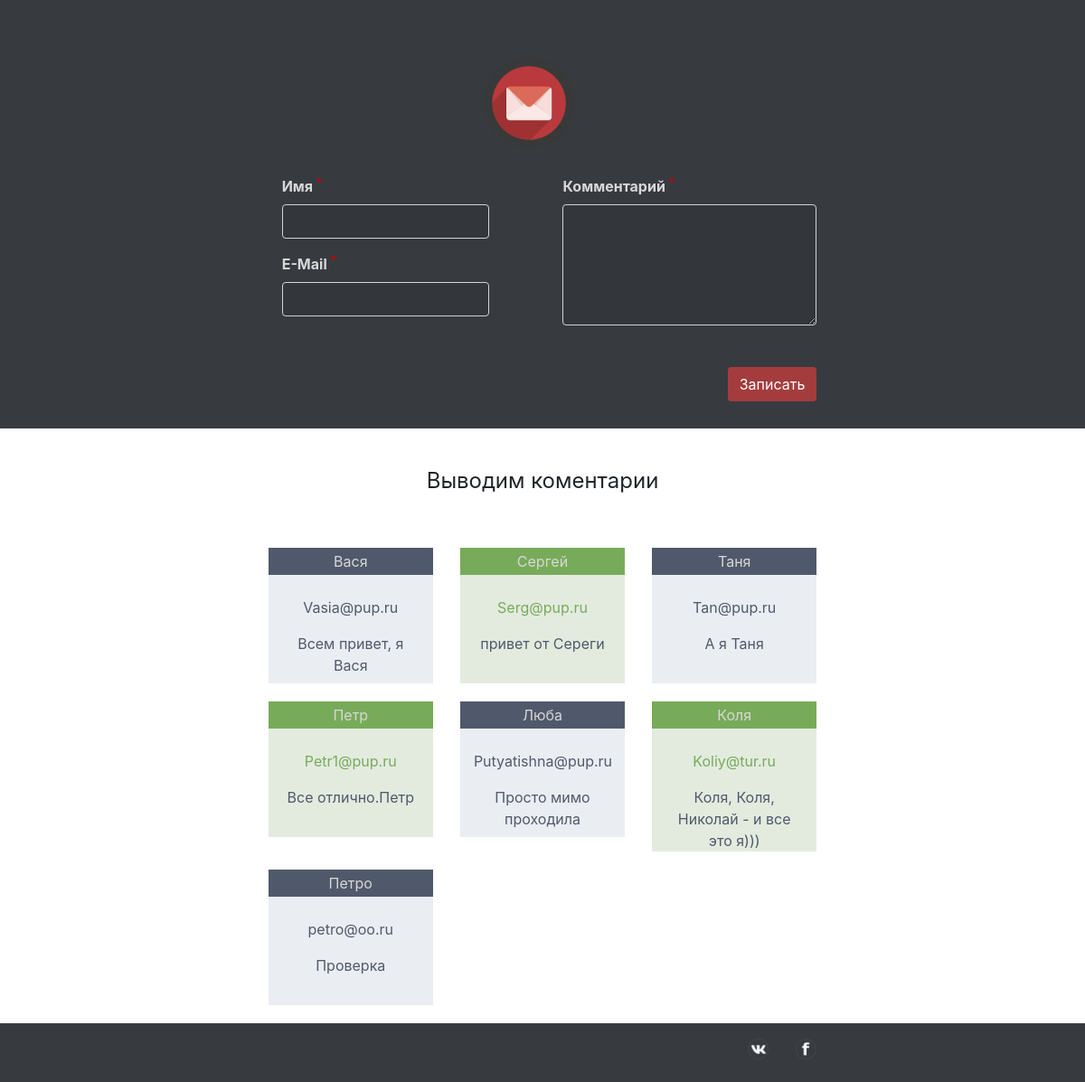
The page / on the database its author committed.
### tables this page shows
CREATE TABLE `table_comments` (
  `id` int(11) NOT NULL,
  `name_user` varchar(50) DEFAULT NULL,
  `email` varchar(50) DEFAULT NULL,
  `coment` varchar(200) DEFAULT NULL
);

### www/php/template-box-comment.php (the view)
<?php
if ($id % 2 == 1) {
    ?>
    <div class="col-12 col-sm-6 col-md-4">
        <div class="col-12  comment-title comment-title-bg-1">
            <p><?php echo $name ?></p>>
        </div>
        <div class="col-12 comment-body comment-body-bg-1">
            <br/>
            <p class=""><?php echo $email ?></p>
            <p class=""><?php echo $comment ?></p>
        </div>
    </div>
    <?php
} else {
    ?>
    <div class="col-12 col-sm-6 col-md-4">
        <div class="col-12  comment-title comment-title-bg-2">
            <p><?php echo $name ?></p>>
        </div>
        <div class="col-12 comment-body comment-body-bg-2">
            <br/>
            <p class="mail-color"><?php echo $email ?></p>
            <p class=""><?php echo $comment ?></p>
        </div>
    </div>
    <?php
}
?>

### www/index.php (shortened to what this page needs)
<!DOCTYPE html>
<html lang="ru">
<head>
    <link rel="stylesheet" href="https://maxcdn.bootstrapcdn.com/bootstrap/4.0.0-beta/css/bootstrap.min.css"
>
    <link rel="stylesheet" href="css/style.css">
</head>
<body>
<?php include 'top.php' ?>
<?php include 'forms.php' ?>
<?php include 'comments.php' ?>
<?php include 'footer.php' ?>
</body>
</html>

### www/top.php
<div class="container-fluid cont-bg">
    <div class="row hed-fut-padding">
        <div class="col-0 col-sm-2"></div>
        <div class="col">
            <div class="row">
                <div class="col-3 wrap-images">
                    <a href="/"><img src="img/logo.png" alt=""></a>
                </div>
            </div>
        </div>
        <div class="col-0 col-sm-2"></div>
    </div>
</div>

### www/forms.php (shortened to what this page needs)
<div class="container-fluid cont-bg">
    <div class="row">
        <div class="col-0 col-sm-2"></div>
        <div class="col">
            <div class="row">
                <div class="col"></div>
                <div class="col-4 col-sm-3 wrap-images-form">
                    <img src="img/contact-icon.png" alt="">
                </div>
                <div class="col"></div>
            </div>
            <form action="php/submit_forms.php"
                  method="POST"
                  id="form-comments"
                  class="text-forms">
                <div class="row">
                    <div class="col-12 col-sm-5">
                        <div class="row">
                            <div class="form-group text-forms">
                                <label for="FieldName">Имя <sup class="stars">*</sup></label>
                                <input type="text" name="name" class="form-control cont-form-bg" id="FieldName" placeholder="">
                            </div>
                        </div>
                        <div class="row">
                            <div class="form-group">
                                <label for="FieldEmail">E-Mail <sup class="stars">*</sup></label>
                                <input type="email" name="email" class="form-control cont-form-bg" id="FieldEmail" placeholder="">
                            </div>
                        </div>
                    </div>
                    <div class="col-1"></div>
                    <div class="col-12 col-sm-6">
                        <fieldset class="form-group">
                            <label for="FieldTextArea">Комментарий <sup class="stars">*</sup></label>
                            <textarea type="text" name="comment" id="FieldTextArea" class="form-control cont-form-bg"  rows="5"></textarea>
                        </fieldset>
                    </div>
                </div>
            </form>
            <div class="row row-btn">
                <div class="col text-right">
                    <button name="btn-form" onclick="call()" class="btn form-btn-color ">Записать</button>
                </div>
            </div>
        </div>
        <div class="col-0 col-sm-2"></div>
    </div>
</div>

### www/comments.php
<div class="container-fluid ">
    <div class="row">
        <div class="col-12 comments-header">
            <p>Выводим коментарии</p>
        </div>
    </div>
    <div class="row ">
        <div class="col-0 col-sm-2"></div>
        <div class="col">
            <div class="row">
                <?php include $_SERVER['DOCUMENT_ROOT'] . '/php/comments-print.php'; ?>
                <div class="col-12 col-sm-6 col-md-4" id="result_add_comments"></div>
            </div>
        </div>
        <div class=" col-0 col-sm-2"></div>
    </div>
</div>

### www/php/comments-print.php (shortened to what this page needs)
<?php
require $_SERVER['DOCUMENT_ROOT'] . '/php/bd-connect.php';
$requestSQL = 'SELECT * FROM `table_comments`';
$result = mysqli_query($link, $requestSQL) or die("Ошибка " . mysqli_error($link));
$rows = mysqli_num_rows($result);
for ($i = 0; $i < $rows; $i++) {
    $row = mysqli_fetch_row($result);
    $id = $i+1;
    $name = $row[1];
    $email = $row[2];
    $comment = $row[3];
    include $_SERVER['DOCUMENT_ROOT'] . '/php/template-box-comment.php';
}
?>

### www/footer.php
<footer>
    <div class="container-fluid cont-bg">
        <div class="row hed-fut-padding">
            <div class="col-0 col-sm-2 "></div>
            <div class="col">
                <div class="row">
                    <div class="col-3 wrap-images">
                        <a href="/"><img src="img/logo_foot.png" alt=""></a>
                    </div>
                    <div class="col"></div>
                    <div class="col-1  wrap-images-soc text-right">
                        <a href="https://vk.com/"><img src="img/soc-vk.png" alt=""></a>
                    </div>
                    <div class="col-1  wrap-images-soc text-right">
                        <a href="https://ru-ru.facebook.com/"><img src="img/soc-fb.png" alt=""></a>
                    </div>
                </div>
            </div>
            <div class="col-0 col-sm-2 "></div>
        </div>
    </div>
</footer>

### www/css/style.css (style rules this page uses)
.cont-bg { background-color: rgba(45, 49, 54, 0.95); }
.container-fluid .row { max-width: 1000px; margin: 0 auto; }
.hed-fut-padding { padding-top: 15px; padding-bottom: 25px; }
.wrap-images-soc img { width: 100%; height: auto; min-width: 20px; max-width: 100px; }
.cont-form-bg, .cont-form-bg:focus { background-color: rgba(51, 54, 58, 0.95); }
form { padding-top: 30px; padding-left: 15px; }
.form-btn-color { color: #fff; background-color: #a43c3d; }
.form-group .form-control { color: #d7d7d7; }
.row-btn { padding-top: 30px; padding-bottom: 30px; }
.stars { color: #ca0004; }
.text-forms { color: #d7d7d7; font-weight: bold; }
.wrap-images-form img { width: 100%; height: auto; min-width: 20px; max-width: 100px; }
.comments-header { margin: 40px 0; text-align: center; font-size: x-large; }
.comment-title { height: 30px; line-height: 30px; text-align: center; color: #d7d7d7; }
.comment-title-bg-1 { background-color: #50596b; }
.comment-title-bg-2 { background-color: #78ab59; }
.comment-body { margin-bottom: 20px; min-height: 120px; text-align: center; color: #50596b; }
.comment-body-bg-1 { background-color: #eaedf2; }
.comment-body-bg-2 { background-color: #e3ebdf; }
.mail-color { color: #78ab59; }

### rows shown on the page
table_comments: name_user "Вася", email "Vasia@pup.ru", coment "Всем привет, я Вася"
table_comments: name_user "Сергей", email "Serg@pup.ru", coment "привет от Сереги"
table_comments: name_user "Таня", email "Tan@pup.ru", coment "А я Таня"
table_comments: name_user "Петр", email "Petr1@pup.ru", coment "Все отлично.Петр"
table_comments: name_user "Люба", email "Putyatishna@pup.ru", coment "Просто мимо проходила"
table_comments: name_user "Коля", email "Koliy@tur.ru", coment "Коля, Коля, Николай - и все это я)))"
table_comments: name_user "Петро", email "petro@oo.ru", coment "Проверка"
